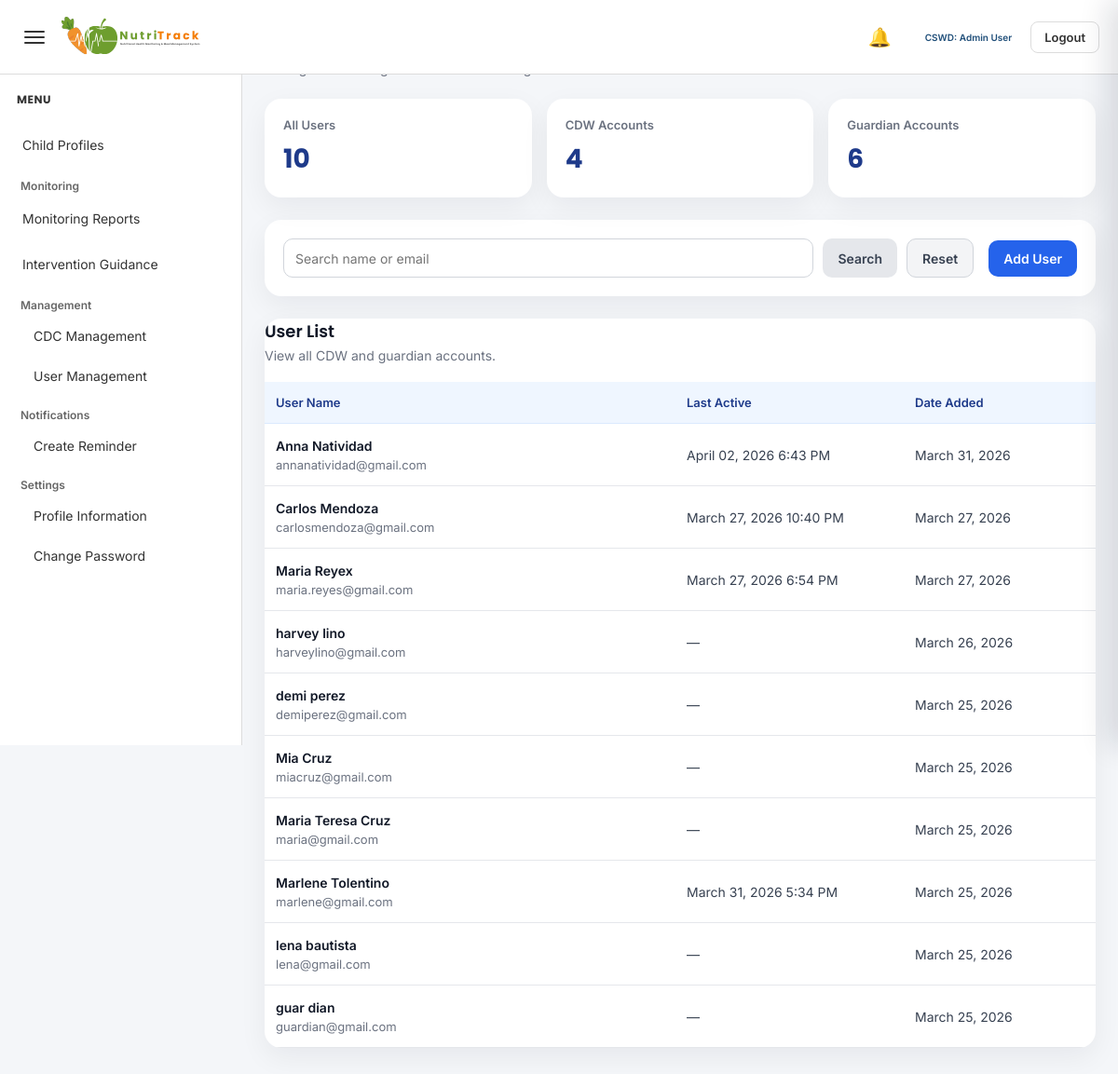
The app's page /admin/add_user.php (signed in), older data.
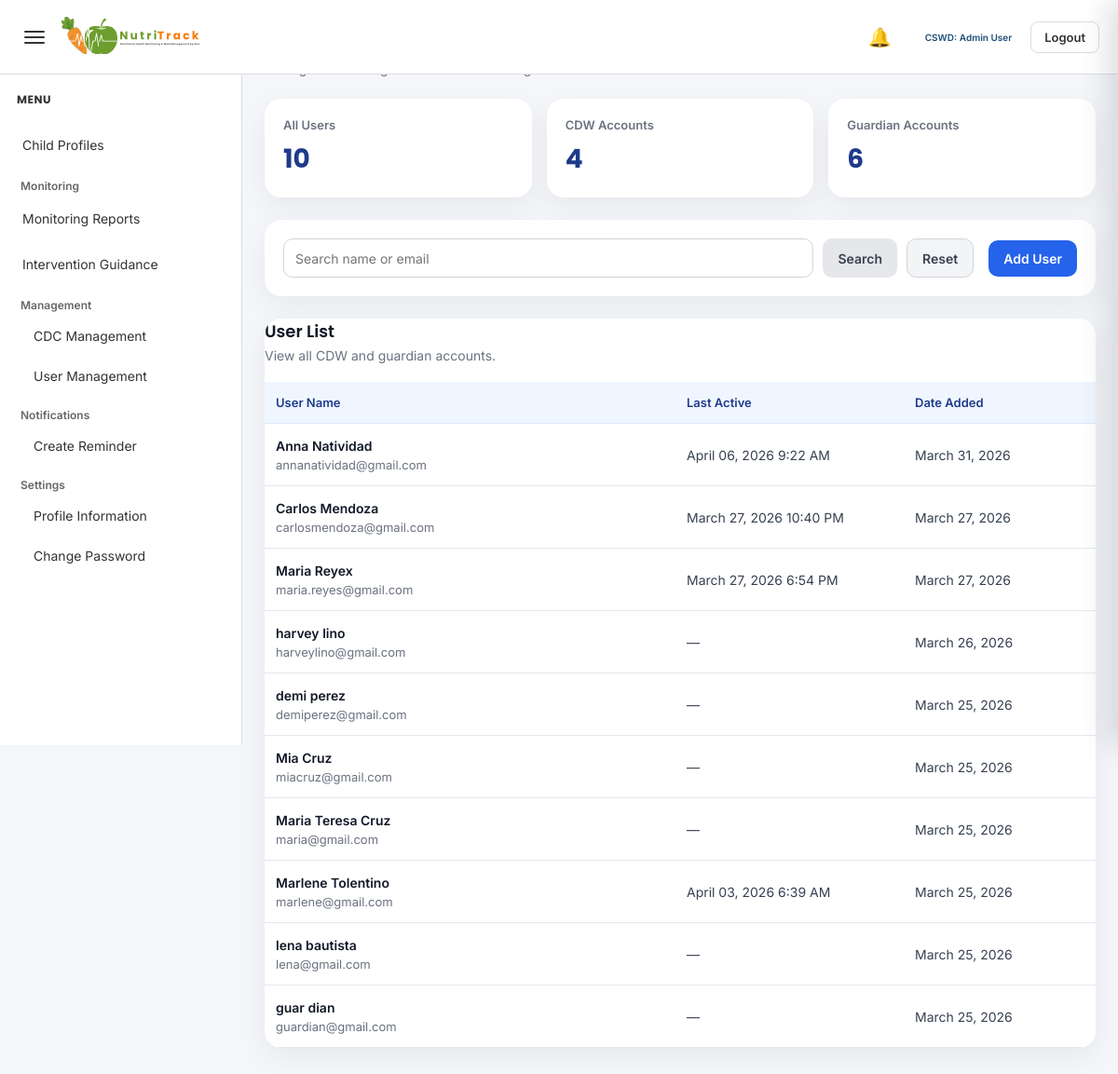
The same page, newer data.
### tables this page shows
CREATE TABLE `users` (
  `user_id` int(11) NOT NULL,
  `role_id` int(11) DEFAULT NULL,
  `first_name` varchar(100) DEFAULT NULL,
  `last_name` varchar(100) DEFAULT NULL,
  `email` varchar(100) DEFAULT NULL,
  `password` varchar(255) DEFAULT NULL,
  `contact_number` varchar(20) DEFAULT NULL,
  `address` text DEFAULT NULL,
  `created_at` timestamp NOT NULL DEFAULT current_timestamp(),
  `last_active` datetime DEFAULT NULL
);

### admin/add_user.php (the view, shortened to what the changed rows need)
<?php
include '../config/database.php';
$search = isset($_GET['search']) ? trim($_GET['search']) : "";
if ($search != "") {
    $like = "%" . $search . "%";
    $users_stmt = $conn->prepare("
        SELECT
            u.user_id,
            u.first_name,
            u.last_name,
            u.email,
            u.contact_number,
            u.address,
            u.role_id,
            u.created_at,
            u.last_active,
            GROUP_CONCAT(DISTINCT c.cdc_name ORDER BY c.cdc_name ASC SEPARATOR ', ') AS assigned_cdc,
            GROUP_CONCAT(
                DISTINCT CONCAT(ch.first_name, ' ', ch.last_name)
                ORDER BY ch.first_name ASC, ch.last_name ASC
                SEPARATOR ', '
            ) AS linked_children
        FROM users u
        LEFT JOIN cdw_assignments ca ON u.user_id = ca.user_id
        LEFT JOIN cdc c ON ca.cdc_id = c.cdc_id
        LEFT JOIN parent_child_links pcl ON u.user_id = pcl.parent_id
        LEFT JOIN children ch ON pcl.child_id = ch.child_id
        WHERE u.role_id IN (2,3)
        AND (u.first_name LIKE ? OR u.last_name LIKE ? OR u.email LIKE ?)
        GROUP BY u.user_id, u.first_name, u.last_name, u.email, u.contact_number, u.address, u.role_id, u.created_at, u.last_active
        ORDER BY u.user_id DESC
    ");
    $users_stmt->bind_param("sss", $like, $like, $like);
    $users_stmt->execute();
    $users_result = $users_stmt->get_result();
} else {
    $users_result = $conn->query("
        SELECT
            u.user_id,
            u.first_name,
            u.last_name,
            u.email,
            u.contact_number,
            u.address,
            u.role_id,
            u.created_at,
            u.last_active,
            GROUP_CONCAT(DISTINCT c.cdc_name ORDER BY c.cdc_name ASC SEPARATOR ', ') AS assigned_cdc,
            GROUP_CONCAT(
                DISTINCT CONCAT(ch.first_name, ' ', ch.last_name)
                ORDER BY ch.first_name ASC, ch.last_name ASC
                SEPARATOR ', '
            ) AS linked_children
        FROM users u
        LEFT JOIN cdw_assignments ca ON u.user_id = ca.user_id
        LEFT JOIN cdc c ON ca.cdc_id = c.cdc_id
        LEFT JOIN parent_child_links pcl ON u.user_id = pcl.parent_id
        LEFT JOIN children ch ON pcl.child_id = ch.child_id
        WHERE u.role_id IN (2,3)
        GROUP BY u.user_id, u.first_name, u.last_name, u.email, u.contact_number, u.address, u.role_id, u.created_at, u.last_active
        ORDER BY u.user_id DESC
    ");
}
?>
<!DOCTYPE html>
<html lang="en">
<head>
    <link rel="stylesheet" href="../assets/admin-style.css">
    <link rel="stylesheet" href="../assets/add_user.css">
</head>
<body class="<?php echo (isset($_SESSION['theme_mode']) && $_SESSION['theme_mode'] === 'dark') ? 'dark-mode' : ''; ?>">
<?php include '../includes/admin_sidebar.php'; ?>
<div class="main-content" id="mainContent">
    <div class="page-header">
        <h1>User Management</h1>
    </div>
    <div class="table-card">
        <div class="card-header">
            <h2>User List</h2>
        </div>
        <div class="table-wrapper">
            <table>
                <thead>
                    <tr>
                        <th style="width: 45%;">User Name</th>
                        <th style="width: 25%;">Last Active</th>
                        <th style="width: 20%;">Date Added</th>
                        <th style="width: 10%; text-align:center;">View</th>
                    </tr>
                </thead>
                <tbody>
                    <?php if ($users_result && $users_result->num_rows > 0) { ?>
                        <?php while ($user = $users_result->fetch_assoc()) { ?>
                            <?php
                                $full_name = trim($user['first_name'] . ' ' . $user['last_name']);
                            ?>
                            <tr>
                                <td>
                                    <div class="name-cell"><?php echo htmlspecialchars($full_name); ?></div>
                                    <div class="email-text"><?php echo htmlspecialchars($user['email']); ?></div>
                                </td>
                                <td>
                                    <?php
                                    if (!empty($user['last_active']) && $user['last_active'] != '0000-00-00 00:00:00') {
                                        echo date("F d, Y g:i A", strtotime($user['last_active']));
                                    } else {
                                        echo "—";
                                    }
                                    ?>
                                </td>
                                <td>
                                    <?php
                                    if (!empty($user['created_at']) && $user['created_at'] != '0000-00-00 00:00:00') {
                                        echo date("F d, Y", strtotime($user['created_at']));
                                    } else {
                                        echo "—";
                                    }
                                    ?>
                                </td>
                                <td class="view-cell">
                                </td>
                            </tr>
                        <?php } ?>
                    <?php } else { ?>
                        <tr>
                            <td colspan="4" class="empty-state">No users found.</td>
                        </tr>
                    <?php } ?>
                </tbody>
            </table>
        </div>
    </div>
</div>
</body>
</html>

Row changes from the older to the newer data that the page shows:
changed users "Anna Natividad": last_active "April 02, 2026 6:43 PM" → "April 06, 2026 9:22 AM"
changed users "Marlene Tolentino": last_active "March 31, 2026 5:34 PM" → "April 03, 2026 6:39 AM"
